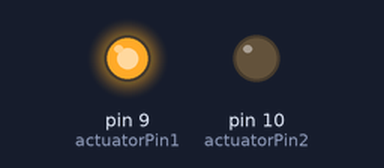
This sketch was run on a simulated Arduino Uno, built with avr-gcc and run on an emulated ATmega328P. Parts: output pins drawn as LEDs (lit = HIGH).

Above: at 1.0 s.
At 2.5 s:
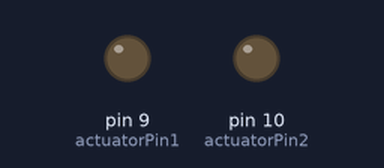
At 4.0 s:
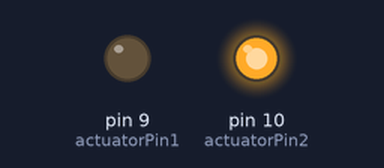
Timing chart, 0 to 7.8 s (numbered marks = the images above):
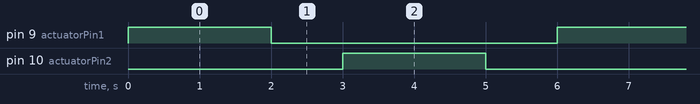

Measured:
- by itself, pin 9 (actuatorPin1), pin 10 (actuatorPin2): alternates HIGH for 2.0 s and LOW for 4.0 s
- by itself, everything shown: repeats every 6.0 s, in 4 steps

The sketch:

Arm.ino
```cpp
int actuatorPin1 = 9;  // طرف التحكم الأول
int actuatorPin2 = 10; // طرف التحكم الثاني

void setup() {
  pinMode(actuatorPin1, OUTPUT);
  pinMode(actuatorPin2, OUTPUT);
}

void loop() {
  // تحريك المشغل للأمام (رفع الذراع)
  digitalWrite(actuatorPin1, HIGH);
  digitalWrite(actuatorPin2, LOW);
  delay(2000); // يعمل لمدة ثانيتين

  // إيقاف المشغل
  digitalWrite(actuatorPin1, LOW);
  digitalWrite(actuatorPin2, LOW);
  delay(1000); // انتظار

  // تحريك المشغل للخلف (خفض الذراع)
  digitalWrite(actuatorPin1, LOW);
  digitalWrite(actuatorPin2, HIGH);
  delay(2000);

  // إيقاف المشغل
  digitalWrite(actuatorPin1, LOW);
  digitalWrite(actuatorPin2, LOW);
  delay(1000);
}
```
